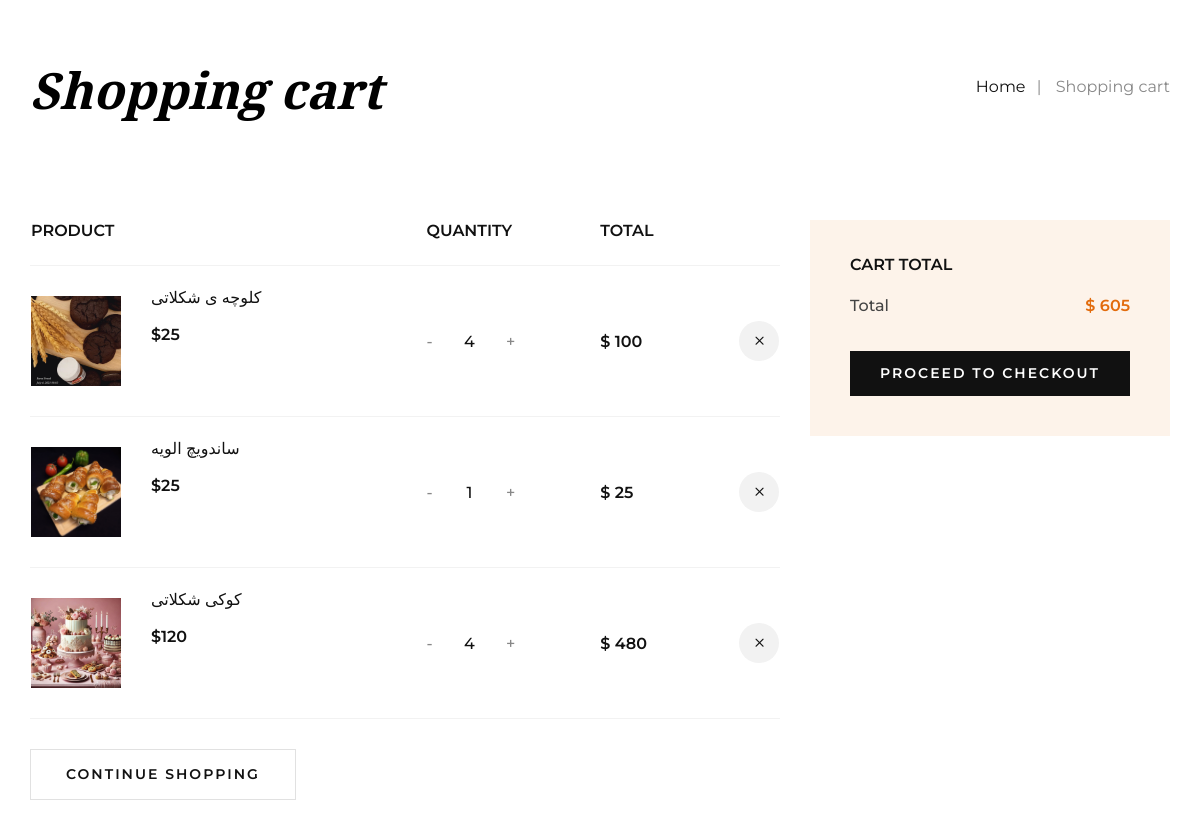
Page /cart-detail (signed in) on the earlier database version.
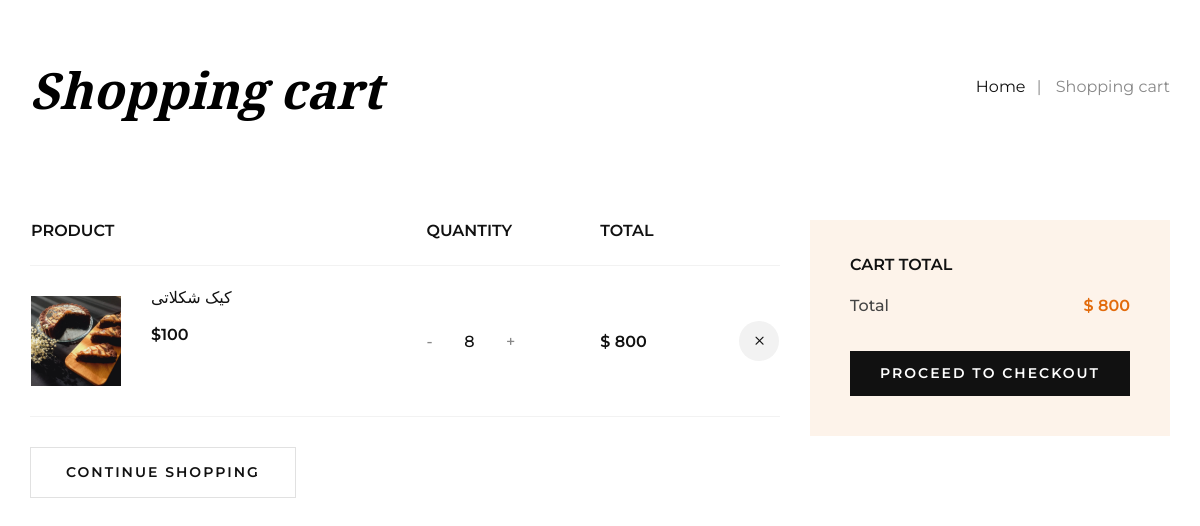
Same page on the later database version.
### order_module/models.py (models this page shows, shortened)
class OrderDetail(models.Model):
    order = models.ForeignKey(Order, on_delete=models.CASCADE)
    product = models.ForeignKey(Product, on_delete=models.CASCADE, verbose_name='محصول')
    final_price = models.IntegerField(null=True, blank=True, verbose_name='قیمت نهایی تکی محصول')
    count = models.IntegerField(verbose_name='تعداد')
    class Meta:
        verbose_name = 'cart shop detail'
        verbose_name_plural = 'cart shop details list'

### product_module/models.py (models this page shows, shortened)
class Product(models.Model):
    category = models.ManyToManyField(productCategory, verbose_name='دیته بندی')
    title = models.CharField(max_length=100, verbose_name='عنوان محصول', db_index=True)
    url_title = models.CharField(max_length=100, verbose_name='عنوان در url', db_index=True)
    price = models.IntegerField(verbose_name='قیمت محصول')
    image = models.ImageField(upload_to='images/products', verbose_name='تصویر اصلی')
    short_description = models.TextField(verbose_name='توضحات کوتاه محصول')
    description = models.TextField(verbose_name='توضیحات محصول')
    is_active = models.BooleanField(default=False, verbose_name='فعال')
    slug = models.SlugField(default="", db_index=True, unique=True, null=False, blank=True, max_length=400,
                            allow_unicode=True, verbose_name='slug')
    is_deleted = models.BooleanField(default=False, verbose_name='حذف')
    number = models.IntegerField(verbose_name='حداقل مقدار خرید', default=1, blank=True, null=True)
    class Meta:
        verbose_name = 'product'
        verbose_name_plural = "product's"

### order_module/views.py (the view)
# urls.py: path('cart-detail', views.cart_view, name='cart_detail'),
@login_required
def cart_view(request):
    current_order, created = Order.objects.prefetch_related('orderdetail_set').get_or_create(is_paid=False,
                                                                                             user=request.user)
    total_price = current_order.calculate_total()
    context = {
        'order': current_order,
        'total_price': total_price,
    }
    return render(request, 'order_module/cart_list.html', context)

### order_module/models.py (called while the page is built)
    def calculate_total(self):
        total_price = 0
        if self.is_paid:
            for product_detail in self.orderdetail_set.all():
                total_price += product_detail.final_price * product_detail.count
        else:
            for product_detail in self.orderdetail_set.all():
                total_price += product_detail.product.price * product_detail.count
        return total_price

### polls/templatetags/custom_filters.py (called while the page is built)
@register.simple_tag
def multiply(value, arg):
    return value * arg

### order_module/templates/order_module/cart_list.html (shortened to what this page needs)
{% extends 'shared/layout.html' %}
{% load custom_filters %}
{% block content %}
    <div id="order-detail-content">
        {% include 'cart_partials/cart_list_partials.html' %}
    </div>
{% endblock %}

### order_module/templates/cart_partials/cart_list_partials.html (shortened to what this page needs)
{% load custom_filters %}
    <div class="breadcrumb-option">
        <div class="container">
            <div class="row">
                <div class="col-lg-6 col-md-6 col-sm-6">
                    <div class="breadcrumb__text">
                        <h2>Shopping cart</h2>
                    </div>
                </div>
                <div class="col-lg-6 col-md-6 col-sm-6">
                    <div class="breadcrumb__links">
                        <a href="{% url 'home' %}">Home</a>
                        <span>Shopping cart</span>
                    </div>
                </div>
            </div>
        </div>
    </div>
    <section class="shopping-cart spad">
        <div class="container">
            <div class="row">
                <div class="col-lg-8">
                    <div class="shopping__cart__table">
                        <table>
                            {% if order.orderdetail_set.all %}
                            <thead>
                            <tr>
                                <th>Product</th>
                                <th>Quantity</th>
                                <th>Total</th>
                                <th></th>
                            </tr>
                            </thead>
                            <tbody>
                            {% for product in order.orderdetail_set.all %}
                            <tr>
                                <td class="product__cart__item">
                                    <div class="product__cart__item__pic">
                                        <img class="cart-image-size" src="{{ product.product.image.url }}"
                                             alt="">
                                    </div>
                                    <div class="product__cart__item__text">
                                        <h6>{{ product.product.title }}</h6>
                                        <h5>${{ product.product.price }}</h5>
                                    </div>
                                </td>
                                <td class="quantity__item">
                                    <div class="quantity">
                                        <div class="pro-qty">
                                            <input type="text" value="{{ product.count }}"
                                                   id="pro_qty_{{ product.id }}">
                                        </div>
                                    </div>
                                </td>
                                <td class="cart__price">
                                    $ {% multiply product.count product.product.price %}</td>
                                <td class="cart__close" onclick="removeProductCart({{ product.id }})"><span
                                        class="icon_close" id="product_id_bardar"></span></td>
                            </tr>
                            {% endfor %}
                            </tbody>
                            {% else %} <div class="alert alert-success"> <p>سبد خرید شما خالی است</p> </div>
                            {% endif %}
                        </table>
                    </div>
                    <div class="row">
                        <div class="col-lg-6 col-md-6 col-sm-6">
                            <div class="continue__btn">
                                <a href="{% url 'product-list' %}">Continue Shopping</a>
                            </div>
                        </div>
                        <div class="col-lg-6 col-md-6 col-sm-6">
                        </div>
                    </div>
                </div>
                <div class="col-lg-4">
                    <div class="cart__total">
                        <h6>Cart total</h6>
                        <ul>
                            <li>Total <span>$ {{ total_price }}</span></li>
                        </ul>
                        <a href="{% url 'check_address' %}" class="primary-btn">Proceed to checkout</a>
                    </div>
                </div>
            </div>
        </div>
    </section>

Differences in the rows shown:
removed OrderDetail: product.image (picture), product "کلوچه ی شکلاتی", product.price "25", count "4", count+product "100"
removed OrderDetail: product.image (picture), product "ساندویچ الویه", product.price "25", count "1", count+product "25"
removed OrderDetail: product.image (picture), product "کوکی شکلاتی", product.price "120", count "4", count+product "480"
added OrderDetail: product.image (picture), product "کیک شکلاتی", product.price "100", count "8", count+product "800"
Other differences:
{{ total_price }}: "605" → "800"
